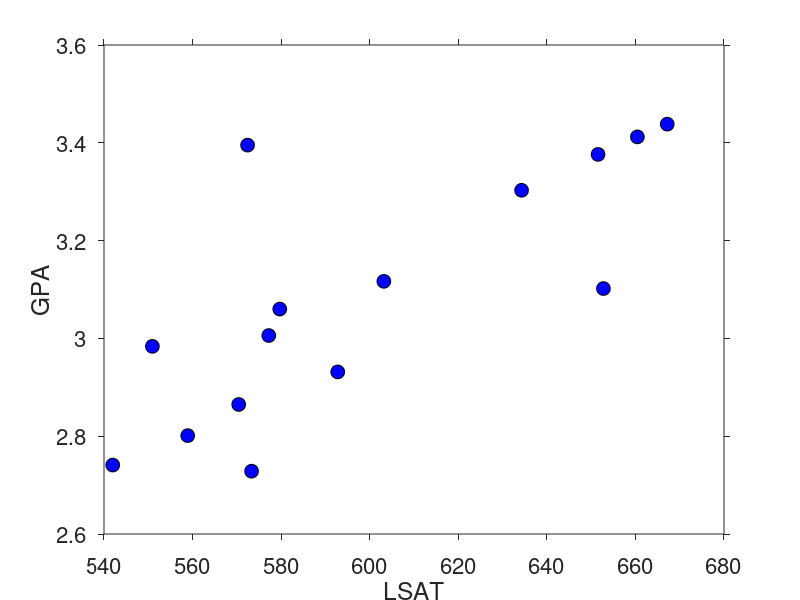

Source code (MATLAB): (Note: this script raises an error after producing the figure.)
clearvars;

% HW 3 - A
% read the data
D=csvread('GPAvsLSAT.csv');
x = D(:,1);
y = D(:,2);

% plot the data
figure(1);
plot(x,y,'ko','MarkerFaceColor','b','MarkerSize',10);
set(gca,'FontSize',16,'TickDir','out');
xlabel('LSAT'); 
ylabel('GPA');


% HW 3 - B
% corrcoef: https://www.mathworks.com/help/matlab/ref/corrcoef.html

[R,P,RL,RU] = corrcoef(x,y);

r = R(1,2);
p = P(1,2);

% fprintf('r = %g, p = %g\n',r,p);
 
% HW 3 - C
% x = [1 2 3 4 5];
% y = [10 20 30 40 50];
% 
% [X,Y] = samplebootstrap(x,y);


% HW 3 - C & D

N = 1000;
rlist = zeros(N,1);
plist = rlist;
for i=1:N
    [X,Y] = samplebootstrap(x,y);
    [R,P,RL,RU] = corrcoef(X,Y);
    rlist(i) = R(1,2);
    plist(i) = P(1,2);
end

% plot r
figure(2);
histogram(rlist,40);
title("r");
set(gca,'FontSize',16,'TickDir','out');
xlabel("Correlation coefficient");
ylabel("# samples per interval of width");


% HW 3 - E

close all;
CI = 0.95;

% 2.5 % * 1000 = 25, so we will have the 26 to 975 values

new_r = sort(rlist);
a = round(N * (1-CI)/2) ;
b = N - a;
new_r = new_r(a + 1:b);

% fprintf("The 0.95 confidence interval is (%.3f, %.3f)\n",new_r(1), new_r(end));

% HW 3 - F

n_check = 5;
CI = 0.95;
N = 1000;       % initial N = 1000

syms RL_list RU_list;

while  1 
    RL_list = zeros(n_check,1);
    RU_list = RL_list;
    
    for c = 1:n_check
        rlist = zeros (N,1);
        
        for i=1:N
            [X,Y] = samplebootstrap(x,y);
            [R,P,RL,RU] = corrcoef(X,Y);
            rlist(i) = R(1,2);
        end
        
        new_r = sort(rlist);
        a = round(N * (1-CI)/2) ;
        b = N - a;
        new_r = new_r(a + 1:b);
        
        RL_list(c) = round(new_r(1),2);
        RU_list(c) = round(new_r(end),2);
    end
    
    if  max(RL_list) == min(RL_list) && max(RU_list) == min(RU_list)
        % make sure they give same two digits and jump out of the while
        break;
    else
        N = N + 1000;
    end
end

fprintf("The total sampling number to get the 2 digits same for repeating %g times: %g\n",n_check, N);
fprintf("The 0.95 confidence interval is (%g, %g)\n", RL_list(1), RU_list(1));